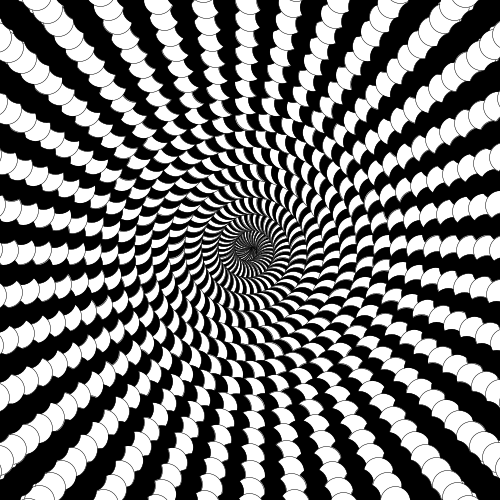
Frame 1 (no input)
Frame 60 (the mouse pressed at the canvas centre just before this capture): identical to frame 1, image omitted
Frame 120 (the mouse held since frame 60 and released just before this capture): identical to frame 1, image omitted

The Processing sketch that drew this single still picture (run headless with seeded random() and noise(); from frame 60 on, the mouse is pressed at the canvas centre):

// Processing sketch: processing_10047
// ── processing_10047.pde

/**
*    diese function malt eine spirale
*
*    fjenett 20090417
*/

    void setup ()
    {
        size( 500, 500 );   
        frameRate(10);
        strokeWeight( 0.5 );
        smooth();
    }
    

    void draw ()
    {
        background( 255 );
        spiral( width/2, height/2, 1, 500, 30 );

       
    }
    
    void spiral ( int x, int y, float radius_inner, float radius_outer, float turns )
    {
        float res = 5;
        float r = 0.0;
        float d = 0.0;
        float dsteps = (360.0/res)*turns;
        int s = 0;
        boolean flipflop = false;
      
    
        for ( float i = 0; i <= (360*turns); i+=res )
        {
            d = map( s, 0, dsteps, radius_inner, radius_outer );
            s++;
            r = -HALF_PI + radians( i );
            
            if ( flipflop )
            fill ( 0 );
            else
            fill( 255 );
     
            flipflop = !flipflop;
            ellipse(x + cos(r) * d, y + sin(r) * d,turns,turns);
        }
    
      
    }
    
